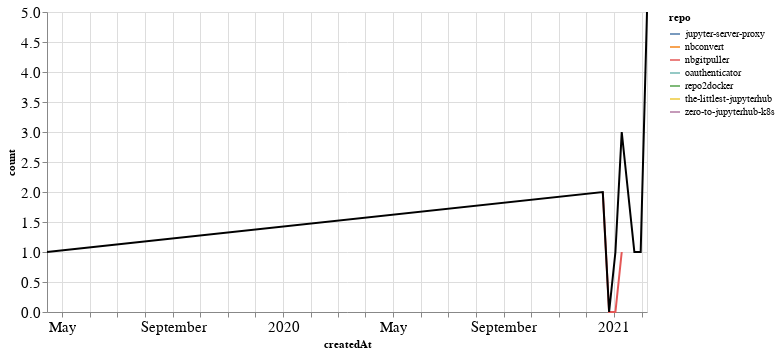

The cell this chart's notebook holds for it:
### Markdown cell above
### PRs

### Code cell
prs_time = prs.groupby('repo').resample('W', on='createdAt').count()['author'].reset_index()
prs_time = prs_time.rename(columns={'author': 'count'})
prs_time_total = prs_time.groupby('createdAt').agg({"count": "sum"}).reset_index()

ch1 = alt.Chart(prs_time, width=600).mark_line().encode(
    x='createdAt',
    y='count',
    color='repo',
    tooltip="repo"
)

ch2 = alt.Chart(prs_time_total, width=600).mark_line(color="black").encode(
    x='createdAt',
    y='count',
)

ch1 + ch2

### Figure 1 — Vega-Lite specification as saved in the notebook (floating-point values rounded to 4 significant figures)
{"config": {"axisLeft": {"labelFontSize": 15}, "axisBottom": {"labelFontSize": 15}}, "layer": [{"data": {"name": "data-5c9e61a81fb5d4c9171c41677eae1ce3"}, "mark": "line", "encoding": {"color": {"type": "nominal", "field": "repo"}, "tooltip": {"type": "nominal", "field": "repo"}, "x": {"type": "temporal", "field": "createdAt"}, "y": {"type": "quantitative", "field": "count"}}, "width": 600}, {"data": {"name": "data-c96466ea6d3a993607c4a5c7e50d08d8"}, "mark": {"type": "line", "color": "black"}, "encoding": {"x": {"type": "temporal", "field": "createdAt"}, "y": {"type": "quantitative", "field": "count"}}, "width": 600}], "$schema": "https://vega.github.io/schema/vega-lite/v4.8.1.json", "datasets": {"data-5c9e61a81fb5d4c9171c41677eae1ce3": [{"repo": "jupyter-server-proxy", "createdAt": "2021-01-10T00:00:00", "count": 2}, {"repo": "nbconvert", "createdAt": "2021-02-07T00:00:00", "count": 5}, {"repo": "nbgitpuller", "createdAt": "2020-12-20T00:00:00", "count": 2}, {"repo": "nbgitpuller", "createdAt": "2020-12-27T00:00:00", "count": 0}, {"repo": "nbgitpuller", "createdAt": "2021-01-03T00:00:00", "count": 0}, {"repo": "nbgitpuller", "createdAt": "2021-01-10T00:00:00", "count": 1}, {"repo": "oauthenticator", "createdAt": "2021-01-31T00:00:00", "count": 1}, {"repo": "repo2docker", "createdAt": "2019-04-14T00:00:00", "count": 1}, {"repo": "the-littlest-jupyterhub", "createdAt": "2021-01-03T00:00:00", "count": 1}, {"repo": "zero-to-jupyterhub-k8s", "createdAt": "2021-01-24T00:00:00", "count": 1}], "data-c96466ea6d3a993607c4a5c7e50d08d8": [{"createdAt": "2019-04-14T00:00:00", "count": 1}, {"createdAt": "2020-12-20T00:00:00", "count": 2}, {"createdAt": "2020-12-27T00:00:00", "count": 0}, {"createdAt": "2021-01-03T00:00:00", "count": 1}, {"createdAt": "2021-01-10T00:00:00", "count": 3}, {"createdAt": "2021-01-24T00:00:00", "count": 1}, {"createdAt": "2021-01-31T00:00:00", "count": 1}, {"createdAt": "2021-02-07T00:00:00", "count": 5}]}}
